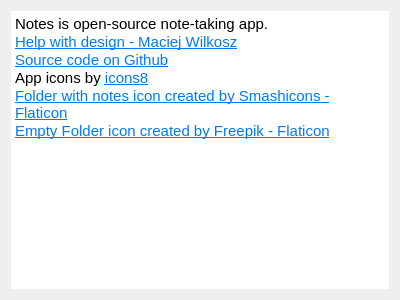
<?xml version="1.0" encoding="UTF-8"?>
<ui version="4.0">
 <class>AboutWindow</class>
 <widget class="QDialog" name="AboutWindow">
  <property name="geometry">
   <rect>
    <x>0</x>
    <y>0</y>
    <width>400</width>
    <height>300</height>
   </rect>
  </property>
  <property name="windowTitle">
   <string>About Notes</string>
  </property>
  <layout class="QVBoxLayout" name="verticalLayout">
   <item>
    <widget class="QTextBrowser" name="textBrowser">
     <property name="frameShape">
      <enum>QFrame::NoFrame</enum>
     </property>
     <property name="html">
      <string>&lt;!DOCTYPE HTML PUBLIC &quot;-//W3C//DTD HTML 4.0//EN&quot; &quot;http://www.w3.org/TR/REC-html40/strict.dtd&quot;&gt;
&lt;html&gt;&lt;head&gt;&lt;meta name=&quot;qrichtext&quot; content=&quot;1&quot; /&gt;&lt;meta charset=&quot;utf-8&quot; /&gt;&lt;style type=&quot;text/css&quot;&gt;
p, li { white-space: pre-wrap; }
hr { height: 1px; border-width: 0; }
li.unchecked::marker { content: &quot;\2610&quot;; }
li.checked::marker { content: &quot;\2612&quot;; }
&lt;/style&gt;&lt;/head&gt;&lt;body style=&quot; font-family:'Cantarell'; font-size:11pt; font-weight:400; font-style:normal;&quot;&gt;
&lt;p style=&quot; margin-top:0px; margin-bottom:0px; margin-left:0px; margin-right:0px; -qt-block-indent:0; text-indent:0px;&quot;&gt;Notes is open-source note-taking app.&lt;/p&gt;
&lt;p style=&quot; margin-top:0px; margin-bottom:0px; margin-left:0px; margin-right:0px; -qt-block-indent:0; text-indent:0px;&quot;&gt;&lt;a href=&quot;https://www.youtube.com/@beempathic9063&quot;&gt;&lt;span style=&quot; text-decoration: underline; color:#007af4;&quot;&gt;Help with design - Maciej Wilkosz&lt;/span&gt;&lt;/a&gt;&lt;/p&gt;
&lt;p style=&quot; margin-top:0px; margin-bottom:0px; margin-left:0px; margin-right:0px; -qt-block-indent:0; text-indent:0px;&quot;&gt;&lt;a href=&quot;https://github.com/Patryk-Trojak/Notes&quot;&gt;&lt;span style=&quot; text-decoration: underline; color:#007af4;&quot;&gt;Source code on Github&lt;/span&gt;&lt;/a&gt;&lt;/p&gt;
&lt;p style=&quot; margin-top:0px; margin-bottom:0px; margin-left:0px; margin-right:0px; -qt-block-indent:0; text-indent:0px;&quot;&gt;App icons by &lt;a href=&quot;https://icons8.com&quot;&gt;&lt;span style=&quot; text-decoration: underline; color:#007af4;&quot;&gt;icons8&lt;/span&gt;&lt;/a&gt;&lt;/p&gt;
&lt;p style=&quot; margin-top:0px; margin-bottom:0px; margin-left:0px; margin-right:0px; -qt-block-indent:0; text-indent:0px;&quot;&gt;&lt;a href=&quot;https://www.flaticon.com/free-icon/folder_149337&quot;&gt;&lt;span style=&quot; text-decoration: underline; color:#007af4;&quot;&gt;Folder with notes icon created by Smashicons - Flaticon&lt;/span&gt;&lt;/a&gt;&lt;/p&gt;
&lt;p style=&quot; margin-top:0px; margin-bottom:0px; margin-left:0px; margin-right:0px; -qt-block-indent:0; text-indent:0px;&quot;&gt;&lt;a href=&quot;https://www.flaticon.com/free-icon/folder_3628828&quot;&gt;&lt;span style=&quot; text-decoration: underline; color:#007af4;&quot;&gt;Empty Folder icon created by Freepik - Flaticon&lt;/span&gt;&lt;/a&gt;&lt;/p&gt;&lt;/body&gt;&lt;/html&gt;</string>
     </property>
     <property name="openExternalLinks">
      <bool>true</bool>
     </property>
    </widget>
   </item>
  </layout>
 </widget>
 <resources/>
 <connections/>
</ui>
